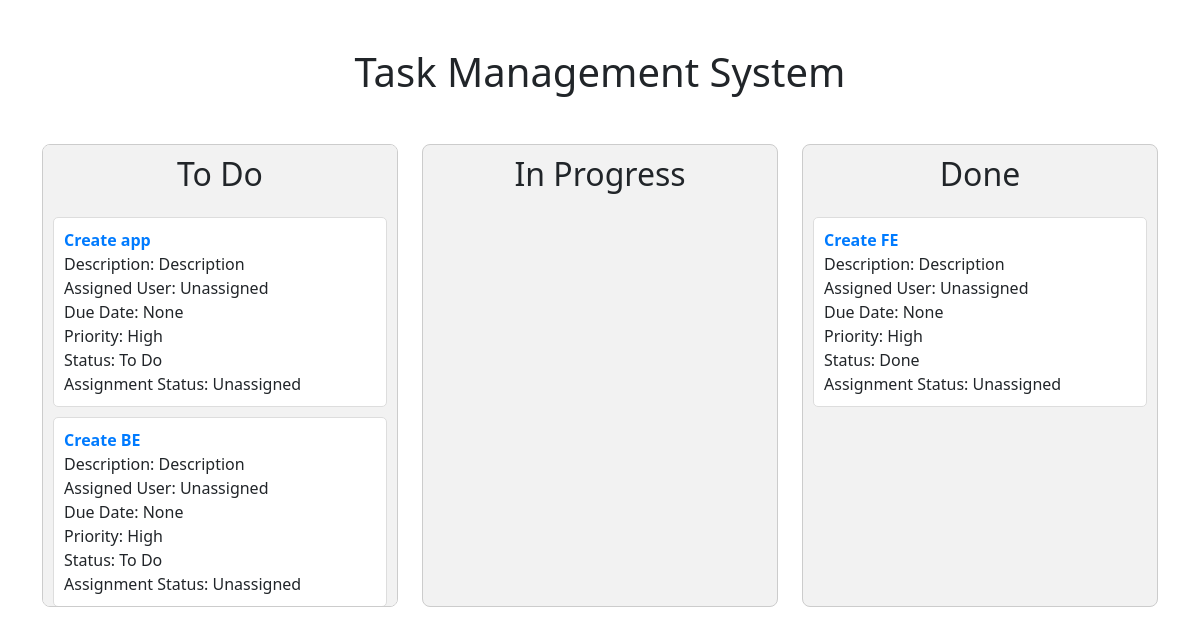
/tasks/, run on the app's committed database.
### api/models.py (models this page shows, shortened)
class Task(models.Model):
    title = models.CharField(max_length=100)
    description = models.TextField()
    project = models.ForeignKey(Project, related_name='tasks', on_delete=models.CASCADE)
    assigned_user = models.ForeignKey(User, on_delete=models.SET_NULL, null=True, blank=True)  # replace it with a ForeignKey to your User model
    due_date = models.DateField(null=True, blank=True)
    priority = models.CharField(max_length=10, choices=PRIORITY_CHOICES, default='Medium')
    status = models.CharField(max_length=20, choices=STATUS_CHOICES, default='To Do')
    assignment_status = models.CharField(max_length=20, choices=ASSIGNMENT_CHOICES, default='Unassigned')

### api/views.py (the view)
# urls.py: path('tasks/', views.task_status_list, name='task-list'),
def task_status_list(request):
      inprogress_tasks = Task.objects.filter(status='In Progress')
      done_tasks = Task.objects.filter(status='Done')
      todo_tasks = Task.objects.filter(status='To Do')
      return render(request, 'tasks.html', {'inprogress_tasks': inprogress_tasks, 'done_tasks': done_tasks, 'todo_tasks': todo_tasks})

### templates/tasks.html (shortened to what this page needs)
{% load static %}
<!DOCTYPE html>
<html lang="en">
<head>
    <link href="https://cdn.jsdelivr.net/npm/bootstrap@5.3.0-alpha1/dist/css/bootstrap.min.css" rel="stylesheet">
    <link rel="stylesheet" href="//code.jquery.com/ui/1.12.1/themes/base/jquery-ui.css">
</head>
<body>
    <div class="container">
        <h1 class="my-5 text-center">Task Management System</h1>
        <div class="row">
            <div class="col">
                <div class="column" id="To Do">
                    <h2 class="text-center mb-4">To Do</h2>
                    {% for task in todo_tasks %}
                        <div class="task-item" id="task{{ task.id }}">
                            <strong>{{ task.title }}</strong><br>
                            Description: {{ task.description }}<br>
                            Assigned User: {% if task.assigned_user %}{{ task.assigned_user.username }}{% else %}Unassigned{% endif %}<br>
                            Due Date: {{ task.due_date }}<br>
                            Priority: {{ task.priority }}<br>
                            Status: {{ task.status }}<br>
                            Assignment Status: {{ task.assignment_status }}<br>
                        </div>
                    {% endfor %}
                </div>
            </div>
            <div class="col">
                <div class="column" id="In Progress">
                    <h2 class="text-center mb-4">In Progress</h2>
                </div>
            </div>
            <div class="col">
                <div class="column" id="Done">
                    <h2 class="text-center mb-4">Done</h2>
                    {% for task in done_tasks %}
                        <div class="task-item" id="task{{ task.id }}">
                            <strong>{{ task.title }}</strong><br>
                            Description: {{ task.description }}<br>
                            Assigned User: {% if task.assigned_user %}{{ task.assigned_user.username }}{% else %}Unassigned{% endif %}<br>
                            Due Date: {{ task.due_date }}<br>
                            Priority: {{ task.priority }}<br>
                            Status: {{ task.status }}<br>
                            Assignment Status: {{ task.assignment_status }}<br>
                        </div>
                    {% endfor %}
                </div>
            </div>
        </div>
    </div>
</body>
</html>

### templates/tasks.html (style rules this page uses)
.column { padding: 10px; border: 1px solid #ccc; background-color: #f2f2f2; border-radius: 8px; height: 50vh; overflow-y: auto; margin-bottom: 20px; }
.task-item { background-color: #fff; border: 1px solid #ddd; padding: 10px; margin-bottom: 10px; border-radius: 5px; }
.task-item strong { color: #007bff; }

### data on the page
Task: title "Create app", description "Description", shows "Unassigned", due_date "None", priority "High", status "To Do", assignment_status "Unassigned"
Task: title "Create BE", description "Description", shows "Unassigned", due_date "None", priority "High", status "To Do", assignment_status "Unassigned"
Task: title "Create FE", description "Description", shows "Unassigned", due_date "None", priority "High", status "Done", assignment_status "Unassigned"
